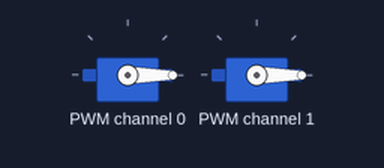
The program below on a simulated Raspberry Pi (BCM pin numbers). Parts: 2 × servo. What the program prints to the terminal is not drawn. At 8.0 s the program stops and its outputs stay as they are.

Above: at 0.1 s.
At 2.1 s:
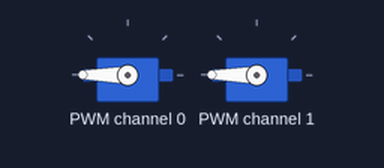
At 3.1 s:
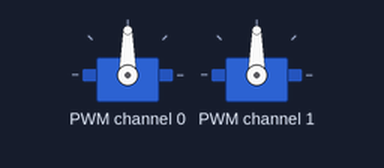
Timing chart, 0 to 4.6 s (numbered marks = the images above):
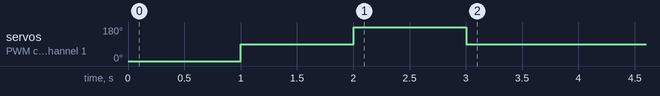

The program:

servo_driver_test.py
```python
#!/usr/bin/env python3
"""
PCA9685-based driver test for:
  - Two servo outputs (channels 0 & 1)
  - Two PWM outputs driving Peltier H-bridges (channels 8 & 9)

Requirements:
    pip install adafruit-circuitpython-pca9685

Usage:
    python3 sensor_tests/servo_driver_test.py

Adjust SERVO_CHANNELS / PWM_CHANNELS / I2C address to match your board.
"""

import time

import board
import busio
from adafruit_motor import servo
from adafruit_pca9685 import PCA9685

I2C_ADDRESS = 0x40
SERVO_CHANNELS = (0, 1)   # vent_left, vent_right, for example
PWM_CHANNELS = (8, 9)     # air_peltier, water_peltier
PWM_TEST_DUTY = (0x0000, 0x3FFF, 0x7FFF, 0xFFFF)


def main() -> None:
    i2c = busio.I2C(board.SCL, board.SDA)
    pca = PCA9685(i2c, address=I2C_ADDRESS)
    pca.frequency = 50  # good for servos & general PWM

    print("Initializing servos...")
    servos = [servo.Servo(pca.channels[ch], min_pulse=500, max_pulse=2500) for ch in SERVO_CHANNELS]

    print("Sweeping servos (0° → 90° → 180°)")
    try:
        for angle in (0, 90, 180, 90):
            for idx, s in enumerate(servos):
                print(f"Servo channel {SERVO_CHANNELS[idx]} → {angle}°")
                s.angle = angle
            time.sleep(1)

        print("\nTesting PWM outputs for Peltiers:")
        for duty in PWM_TEST_DUTY:
            for ch in PWM_CHANNELS:
                print(f"Channel {ch} PWM duty 0x{duty:04X}")
                pca.channels[ch].duty_cycle = duty
            time.sleep(1)
    finally:
        print("\nResetting outputs.")
        for s in servos:
            s.angle = 90
        for ch in PWM_CHANNELS:
            pca.channels[ch].duty_cycle = 0
        pca.deinit()


if __name__ == "__main__":
    main()
```

Measured:
- by itself, servo on PWM channel 0, servo on PWM channel 1: 0° → 90° at 1.0 s, → 180° 1.0 s later, → 90° 1.0 s later
